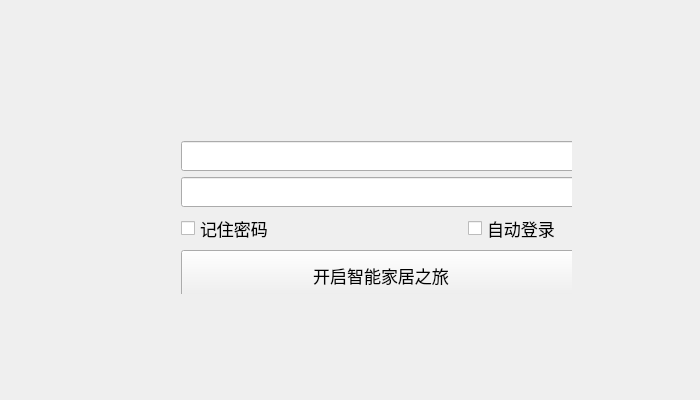
<?xml version="1.0" encoding="UTF-8"?>
<ui version="4.0">
 <class>login</class>
 <widget class="QMainWindow" name="login">
  <property name="geometry">
   <rect>
    <x>0</x>
    <y>0</y>
    <width>700</width>
    <height>400</height>
   </rect>
  </property>
  <property name="minimumSize">
   <size>
    <width>700</width>
    <height>400</height>
   </size>
  </property>
  <property name="maximumSize">
   <size>
    <width>700</width>
    <height>400</height>
   </size>
  </property>
  <property name="font">
   <font>
    <pointsize>18</pointsize>
   </font>
  </property>
  <property name="windowTitle">
   <string>智能家居欢迎您</string>
  </property>
  <property name="layoutDirection">
   <enum>Qt::LeftToRight</enum>
  </property>
  <widget class="QWidget" name="centralWidget">
   <widget class="QWidget" name="layoutWidget">
    <property name="geometry">
     <rect>
      <x>170</x>
      <y>130</y>
      <width>402</width>
      <height>164</height>
     </rect>
    </property>
    <property name="font">
     <font>
      <pointsize>13</pointsize>
     </font>
    </property>
    <layout class="QVBoxLayout" name="verticalLayout">
     <item>
      <widget class="QLineEdit" name="account">
       <property name="sizePolicy">
        <sizepolicy hsizetype="Preferred" vsizetype="Preferred">
         <horstretch>0</horstretch>
         <verstretch>0</verstretch>
        </sizepolicy>
       </property>
       <property name="minimumSize">
        <size>
         <width>400</width>
         <height>30</height>
        </size>
       </property>
       <property name="maximumSize">
        <size>
         <width>300</width>
         <height>30</height>
        </size>
       </property>
       <property name="font">
        <font>
         <pointsize>13</pointsize>
        </font>
       </property>
       <property name="text">
        <string/>
       </property>
       <property name="dragEnabled">
        <bool>false</bool>
       </property>
      </widget>
     </item>
     <item>
      <widget class="QLineEdit" name="password">
       <property name="sizePolicy">
        <sizepolicy hsizetype="Fixed" vsizetype="Fixed">
         <horstretch>0</horstretch>
         <verstretch>0</verstretch>
        </sizepolicy>
       </property>
       <property name="minimumSize">
        <size>
         <width>400</width>
         <height>30</height>
        </size>
       </property>
       <property name="maximumSize">
        <size>
         <width>300</width>
         <height>30</height>
        </size>
       </property>
       <property name="font">
        <font>
         <pointsize>13</pointsize>
        </font>
       </property>
       <property name="text">
        <string/>
       </property>
      </widget>
     </item>
     <item>
      <layout class="QHBoxLayout" name="horizontalLayout">
       <item>
        <widget class="QCheckBox" name="rmbPwd">
         <property name="font">
          <font>
           <pointsize>13</pointsize>
          </font>
         </property>
         <property name="text">
          <string>记住密码</string>
         </property>
        </widget>
       </item>
       <item>
        <spacer name="horizontalSpacer_2">
         <property name="font">
          <font>
           <pointsize>13</pointsize>
          </font>
         </property>
         <property name="orientation">
          <enum>Qt::Horizontal</enum>
         </property>
         <property name="sizeHint" stdset="0">
          <size>
           <width>128</width>
           <height>20</height>
          </size>
         </property>
        </spacer>
       </item>
       <item>
        <widget class="QCheckBox" name="autoLogin">
         <property name="font">
          <font>
           <pointsize>13</pointsize>
          </font>
         </property>
         <property name="text">
          <string>自动登录</string>
         </property>
        </widget>
       </item>
      </layout>
     </item>
     <item>
      <widget class="QPushButton" name="login_2">
       <property name="sizePolicy">
        <sizepolicy hsizetype="Fixed" vsizetype="Fixed">
         <horstretch>0</horstretch>
         <verstretch>0</verstretch>
        </sizepolicy>
       </property>
       <property name="minimumSize">
        <size>
         <width>400</width>
         <height>50</height>
        </size>
       </property>
       <property name="maximumSize">
        <size>
         <width>300</width>
         <height>50</height>
        </size>
       </property>
       <property name="font">
        <font>
         <pointsize>13</pointsize>
        </font>
       </property>
       <property name="text">
        <string>开启智能家居之旅</string>
       </property>
      </widget>
     </item>
    </layout>
   </widget>
  </widget>
 </widget>
 <layoutdefault spacing="6" margin="11"/>
 <resources/>
 <connections/>
</ui>
